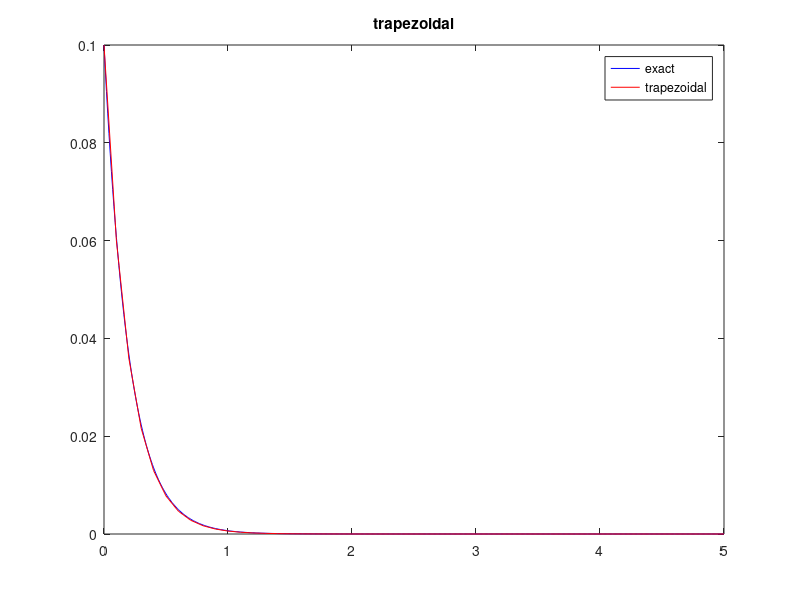

MATLAB code for this plot:
h=0.1;
N=(5/h)+1;
w=zeros(1,N);
w(1)=0.1;

for i=2:N
   w(i)=w(i-1)*(1-0.5*5*h)/(1+0.5*5*h); 
end
x1=0:h:5;
x=0:(1/100):5;
y=0.1*exp(-5*x);

% Plotting the figure
plot(x,y,'b',x1,w,'r')
title('trapezoidal')
legend('exact','trapezoidal')
